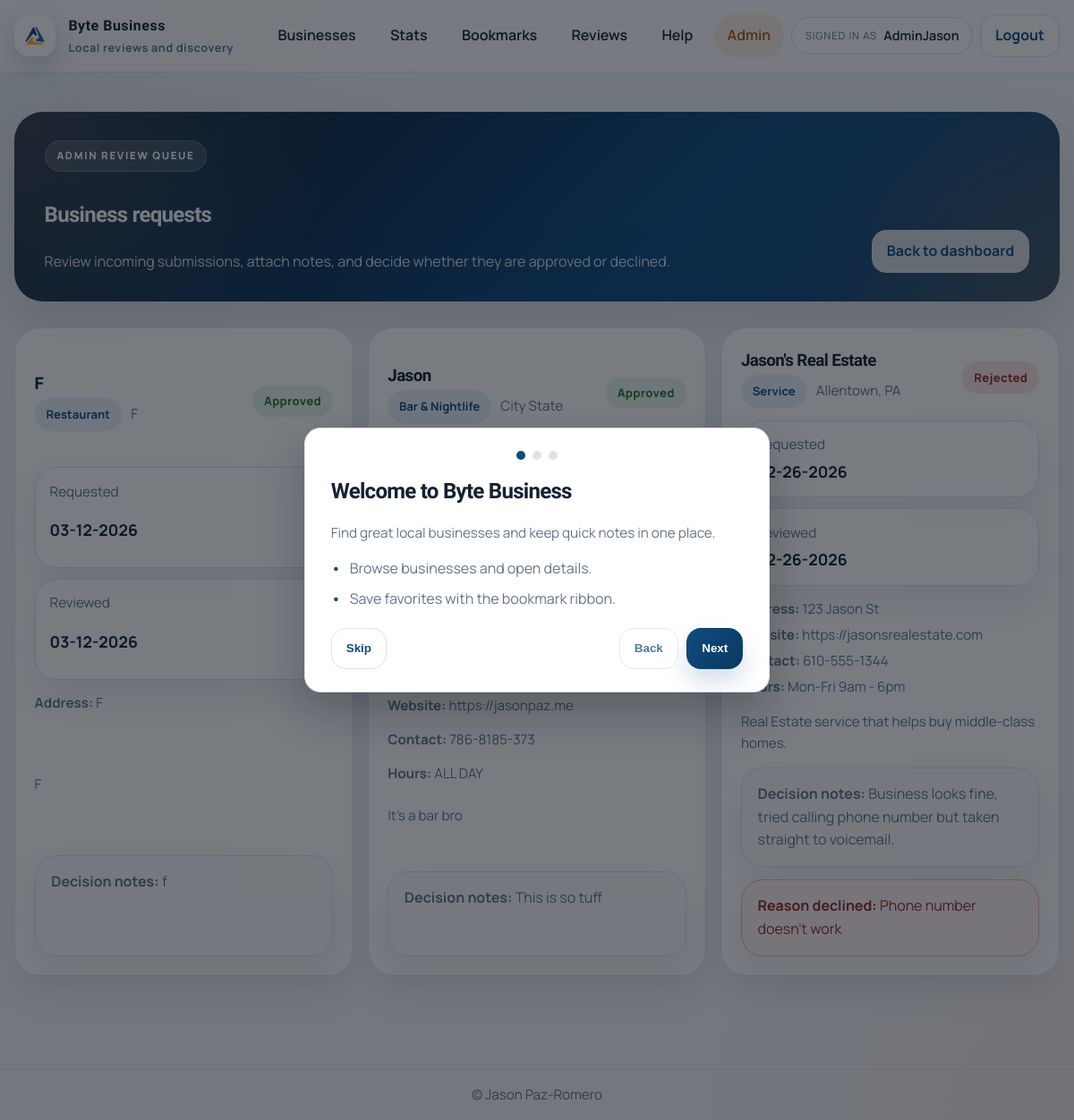
Page /business-requests/admin (signed in) on the committed database.
### app/models.py (models this page shows)
class User(db.Model, UserMixin):
    id = db.Column(db.Integer, primary_key=True)
    username = db.Column(db.String(150), unique=True, nullable=False)
    email = db.Column(db.String(150), unique=True, nullable=False)
    password = db.Column(db.String(256), nullable=False)
    created_at = db.Column(db.DateTime, default=datetime.utcnow)
    is_verified = db.Column(db.Boolean, default=False)
    verified_at = db.Column(db.DateTime, default=None)
    last_verification_email_sent_at = db.Column(db.DateTime, default=None)
    is_admin = db.Column(db.Boolean, default=False)
    is_active = db.Column(db.Boolean, default=True)
    bookmarks = db.relationship("BookMark", back_populates="user", cascade="all, delete-orphan")
    reviews = db.relationship("Review", back_populates="user", cascade="all, delete-orphan")
    redeemed_deals = db.relationship("RedeemDeal", back_populates="user", cascade="all, delete-orphan")
    business_requests = db.relationship("BusinessRequest", back_populates="user", cascade="all, delete-orphan")
    review_likes = db.relationship("ReviewLike", back_populates="user", cascade="all, delete-orphan")

class BusinessRequest(db.Model):
    id = db.Column(db.Integer, primary_key=True)
    user_id = db.Column(db.Integer, db.ForeignKey('user.id'), nullable=False)
    business_name = db.Column(db.String(200), nullable=False)
    location = db.Column(db.String(200), nullable=False)
    address = db.Column(db.String(300), nullable=False)
    category = db.Column(db.String(100), nullable=False)
    logo_url = db.Column(db.String(300), nullable=True)
    description = db.Column(db.Text, nullable=True)
    created_at = db.Column(db.DateTime, default=datetime.utcnow)
    website = db.Column(db.String(300), nullable=True)
    contact = db.Column(db.String(50), nullable=True)
    hours = db.Column(db.String(200), nullable=True)
    is_active = db.Column(db.Boolean, default=True)
    decision_notes = db.Column(db.Text, nullable=True)
    reviewed_at = db.Column(db.DateTime, default=None)
    reason_declined = db.Column(db.Text, nullable=True)
    user = db.relationship("User", back_populates="business_requests")

### app/admin_routes.py (the view)
@admin_bp.route("/business-requests/admin", methods=["GET"])
@login_required
def business_requests_admin():
    if not current_user.is_admin:
        flash("You do not have permission to view that page.", "error")
        return redirect(url_for("main.list_businesses"))
    requests = BusinessRequest.query.order_by(BusinessRequest.created_at.desc()).all()
    return render_template("business_requests.html", requests=requests)

### app/auth_routes.py (called while the page is built)
@login_manager.user_loader
def load_user(user_id):
    return User.query.get(int(user_id))

### app/templates/business_requests.html (shortened to what this page needs)
{% extends "base.html" %}
{% block content %}
<div class="page-shell admin-page">
  <div class="container">
    <section class="hero-panel hero-panel-compact fade-up">
      <div class="hero-panel-copy">
        <span class="section-kicker">Admin review queue</span>
        <h1>Business requests</h1>
        <p>Review incoming submissions, attach notes, and decide whether they are approved or declined.</p>
      </div>
      <div class="page-actions">
        <a class="button subtle" href="{{ url_for('admin.admin_dashboard') }}">Back to dashboard</a>
      </div>
    </section>
    <section class="section fade-up">
      {% if requests and requests|length > 0 %}
      <div class="surface-grid surface-grid--2">
        {% for req in requests %}
        {% set requested_on = req.created_at.strftime('%m-%d-%Y') if req.created_at else '—' %}
        {% set reviewed_on = req.reviewed_at.strftime('%m-%d-%Y') if req.reviewed_at else 'Not reviewed yet' %}
        {% set is_reviewed = (not req.is_active) and req.reviewed_at %}
        {% set is_rejected = is_reviewed and req.reason_declined %}
        {% set status_label = 'Pending' if req.is_active else ('Rejected' if is_rejected else 'Approved') %}
        {% set status_class = 'pending' if req.is_active else ('rejected' if is_rejected else 'approved') %}
        <article class="surface-card request-card-modern admin-request-card">
          <div class="toolbar-split">
            <div>
              <h3>{{ req.business_name }}</h3>
              <div class="business-meta">
                <span class="metric-chip">{{ req.category }}</span>
                <span class="muted">{{ req.location }}</span>
              </div>
            </div>
            <span class="status-pill {{ status_class }}">{{ status_label }}</span>
          </div>
          <div class="info-grid">
            <div class="stat">
              <span class="muted">Requested</span>
              <strong>{{ requested_on }}</strong>
            </div>
            <div class="stat">
              <span class="muted">Reviewed</span>
              <strong>{{ reviewed_on }}</strong>
            </div>
          </div>
          <div class="request-meta-list">
            <p class="muted"><strong>Address:</strong> {{ req.address }}</p>
            {% if req.website %}<p class="muted"><strong>Website:</strong> {{ req.website }}</p>{% endif %}
            {% if req.contact %}<p class="muted"><strong>Contact:</strong> {{ req.contact }}</p>{% endif %}
            {% if req.hours %}<p class="muted"><strong>Hours:</strong> {{ req.hours }}</p>{% endif %}
          </div>
          {% if req.description %}
          <p class="muted">{{ req.description }}</p>
          {% endif %}
          {% if req.decision_notes %}
          <div class="note"><strong>Decision notes:</strong> {{ req.decision_notes }}</div>
          {% endif %}
          {% if req.reason_declined %}
          <div class="note note-danger"><strong>Reason declined:</strong> {{ req.reason_declined }}</div>
          {% endif %}
        </article>
        {% endfor %}
      </div>
      {% else %}
      <div class="empty-state-modern">
        <h3>No pending requests</h3>
        <p class="muted">There are no business requests to review right now.</p>
      </div>
      {% endif %}
    </section>
  </div>
</div>
{% endblock %}

### app/templates/base.html (shortened to what this page needs)
<!doctype html>
<html lang="en">
<head>
  <link rel="stylesheet" href="{{ url_for('static', filename='styles.css') }}">
</head>
<body>
  <header class="site-header">
    <div class="container nav-shell">
      <a class="brand" href="{{ url_for('main.home') }}">
        <span class="brand-mark" aria-hidden="true">
          <img src="{{ url_for('static', filename='FBLA-Symbol.png') }}" alt="">
        </span>
        <span class="brand-copy">
          <span class="brand-name">Byte Business</span>
          <span class="brand-tagline">Local reviews and discovery</span>
        </span>
      </a>
      <nav class="nav-desktop" aria-label="Primary">
        {% if current_user.is_authenticated %}
        <a class="nav-link" href="{{ url_for('main.list_businesses') }}">Businesses</a>
        <a class="nav-link" href="{{ url_for('main.stats') }}">Stats</a>
        <a class="nav-link" href="{{ url_for('bookmarks.view_bookmarks') }}">Bookmarks</a>
        <a class="nav-link" href="{{ url_for('main.reviews') }}">Reviews</a>
        <a class="nav-link" href="{{ url_for('main.help') }}">Help</a>
        {% if current_user.is_admin %}
        <a class="nav-link nav-link-accent" href="{{ url_for('admin.admin_dashboard') }}">Admin</a>
        {% endif %}
        <div class="nav-user">
          <span class="nav-user-label">Signed in as</span>
          <span class="nav-user-name">{{ current_user.username }}</span>
        </div>
        <a class="button subtle" href="{{ url_for('auth.logout') }}">Logout</a>
        {% else %}
        <a class="nav-link" href="{{ url_for('main.home') }}">Home</a>
        <a class="nav-link" href="{{ url_for('main.list_businesses') }}">Businesses</a>
        <a class="nav-link" href="{{ url_for('auth.login') }}">Login</a>
        <a class="button" href="{{ url_for('auth.register') }}">Register</a>
        {% endif %}
      </nav>
    </div>
  </header>
  <main class="page">
    {% block content %}{% endblock %}
  </main>
  <div class="onboarding" data-onboarding hidden>
    <div class="onboarding-card" role="dialog" aria-modal="true" aria-labelledby="onboarding-title">
      <div class="onboarding-progress" aria-hidden="true">
        <span class="onboarding-dot is-active" data-dot></span>
        <span class="onboarding-dot" data-dot></span>
        <span class="onboarding-dot" data-dot></span>
      </div>
      <div class="onboarding-slide is-active" data-slide="0">
        <h2 id="onboarding-title">Welcome to Byte Business</h2>
        <p class="muted">Find great local businesses and keep quick notes in one place.</p>
        <ul class="list">
          <li>Browse businesses and open details.</li>
          <li>Save favorites with the bookmark ribbon.</li>
        </ul>
      </div>
      <div class="onboarding-actions">
        <button class="button subtle" type="button" data-skip>Skip</button>
        <div class="onboarding-nav">
          <button class="button subtle" type="button" data-back disabled>Back</button>
          <button class="button" type="button" data-next>Next</button>
        </div>
      </div>
    </div>
  </div>
  <footer class="site-footer">
    <div class="container footer-inner">
      <span>&copy; Jason Paz-Romero</span>
    </div>
  </footer>
</body>
</html>

### rows in the picture
User: username "AdminJason"
BusinessRequest: business_name "F", category "Restaurant", location "F", status_label "Approved", requested_on "03-12-2026", reviewed_on "03-12-2026", address "F", description "F", decision_notes "f"
BusinessRequest: business_name "Jason", category "Bar & Nightlife", location "City State", status_label "Approved", website "https://jasonpaz.me", contact "786-8185-373", hours "ALL DAY", description "It's a bar bro", decision_notes "This is so tuff"
BusinessRequest: business_name "Jason's Real Estate", category "Service", location "Allentown, PA", status_label "Rejected", requested_on "02-26-2026", reviewed_on "02-26-2026", address "123 Jason St", website "https://jasonsrealestate.com", contact "610-555-1344", hours "Mon-Fri 9am - 6pm", description "Real Estate service that helps buy middle-class homes.", decision_notes "Business looks fine, tried calling phone number but taken straight to voicemail.", reason_declined "Phone number doesn't work"
